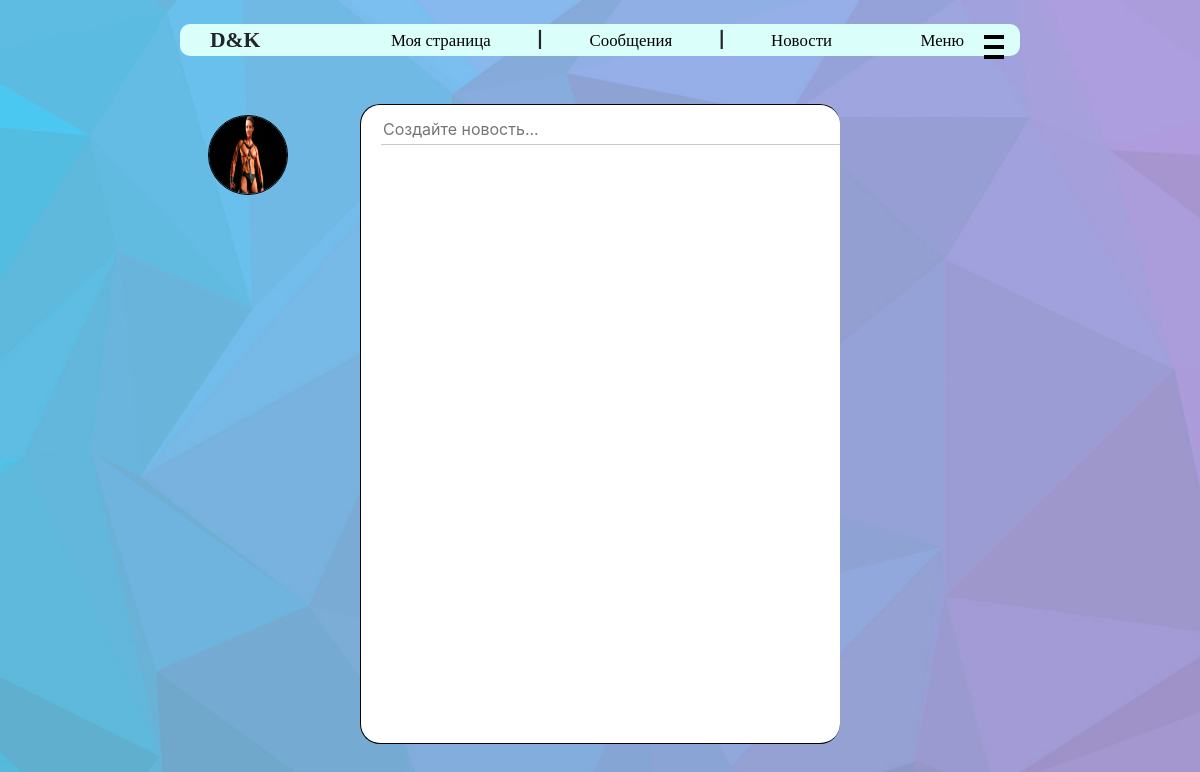
/ (signed in), run on an earlier commit of the app's database.
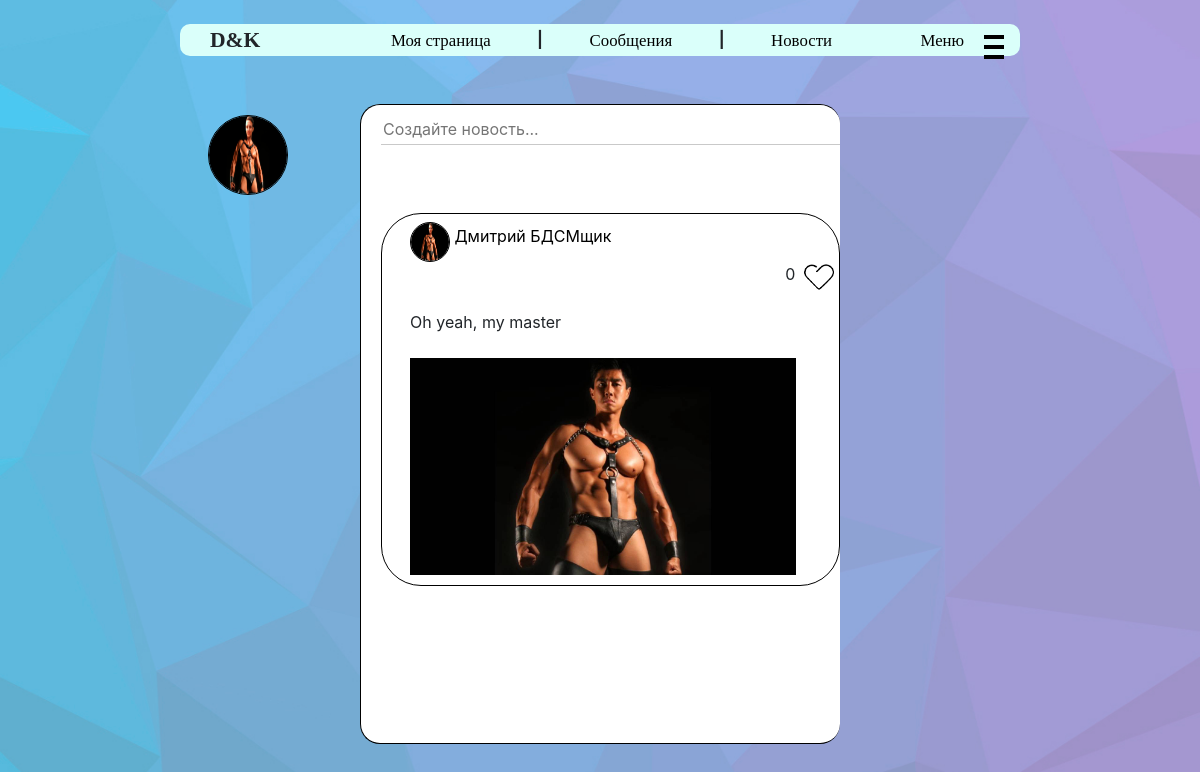
And on a later commit of the database.
### user_manager/models.py (models this page shows, shortened)
class News(models.Model):
    user = models.ForeignKey(User, on_delete=models.CASCADE, related_name='news')
    text_content = models.TextField(max_length=1000, verbose_name='Контент', blank=False)
    likes = models.IntegerField(default=0, verbose_name='Лайки')
    class Meta:
        verbose_name = "Новость"
        verbose_name_plural = "Новости"

class Profile(models.Model):
    user = models.OneToOneField(User, on_delete=models.CASCADE, related_name='profile')
    name = models.CharField(max_length=50, verbose_name="Имя", null=True, blank=False)
    surname = models.CharField(max_length=75, verbose_name="Фамилия", null=True, blank=False)
    bio = models.TextField(max_length=500, verbose_name="Описание", default="", null=True,
                           blank=False)
    avatar = models.ImageField(verbose_name="Фото", null=True, upload_to=avatars_directory)
    status = models.CharField(max_length=75, default="", verbose_name="Статус", null=True,
                              blank=False)
    birth_date = models.DateField(verbose_name='Дата рождения', null=True, blank=False)
    def get_news_interesting_for_user(self):
        return self.user.news.all
    class Meta:
        ordering = ['name', 'surname', 'birth_date']
        verbose_name = "Профлиль пользователя"
        verbose_name_plural = "Профили пользователей"

class NewsFile(models.Model):
    news = models.ForeignKey(News, on_delete=models.CASCADE, related_name='files')
    file = models.FileField(null=True, blank=True, upload_to=news_files_directory)
    class Meta:
        verbose_name = "Файл"
        verbose_name_plural = "Файлы"

### user_manager/views.py (the view)
# urls.py: path('', views.news_form),
def news_form(request):
    if request.method == 'POST':
        form = NewsForm(request.POST, request.FILES)
        if form.is_valid():
            news = News.objects.create(user=request.user,
                                       text_content=form.cleaned_data['text_content'])
            for file in request.FILES.getlist('attachments'):
                NewsFile.objects.create(file=file, news=news)
            news.save()
            return redirect('/')
    else:
        form = NewsForm()
    if request.user.is_authenticated:
        all_news = request.user.profile.get_news_interesting_for_user()()
        images = {}
        width = {}
        for news in all_news:
            for file in news.files.all():
                url = file.file.url
                if url.rsplit('.', 1)[-1] in {'png', 'jpg', 'jpeg'}:
                    images[news] = images.get(news, set()) | {file}
            if news in images:
                width[news] = 100 // min(len(images[news]), 3)
        return render(request, 'main.html',
                      {'form': form,
                       'all_news': all_news,
                       'images': images,
                       'widths': width})
    else:
        return render(request, 'main.html',
                      {'form': form, 'all_news': [], 'images': {}, 'widths': {}})

### user_manager/forms.py
class NewsForm(forms.ModelForm):
    class Meta:
        model = News
        fields = ('text_content',)
    text_content = forms.CharField(widget=forms.Textarea(
        attrs={'class': 'news_input', 'placeholder': 'Создайте новость...'}),
        label='', required=True)
    attachments = forms.FileField(
        widget=forms.ClearableFileInput(
            attrs={'multiple': True, 'class': 'news_files'}),
        label='', required=False)

### user_manager/templates/main.html (shortened to what this page needs)
<!DOCTYPE html>
<html lang="en">
<head>
    {% load static %}
    <link rel="stylesheet"
          href="https://maxcdn.bootstrapcdn.com/bootstrap/4.0.0/css/bootstrap.min.css"
>
    <link rel="stylesheet" href="{% static 'css/style.css' %}">
</head>
<body>
<header>
    <br>
    <nav>
        <div class="logo scalable">D&K</div>
        <a href="/homepage/" class="scalable">Моя страница</a> <span class="scalable">|</span>
        <a href="/messages/" class="scalable">Сообщения</a> <span class="scalable">|</span>
        <a href="/" class="scalable">Новости</a>
        <div class="menu_btn scalable">Меню</div>
    </nav>
    <div class="burger">
        <div class="brick"></div>
        <div class="brick middle"></div>
        <div class="brick"></div>
    </div>
    <br>
    {% block login %}
        <div class="log-btn">
            {% if user.is_authenticated %}
                <div>
                    <img src="{{ user.profile.avatar.url }}" alt="Аватарка" class="user_avatar">
                    <div class="user_info">
                        <div class="user_info_text">
                            {{ user.profile.name }} {{ user.profile.surname }}<br>
                        </div>
                    </div>
                </div>
            {% else %}
                <p>
                    <a class="login btn btn-success" href="/login/">Войти</a><br>
                    <a class="register btn btn-primary " href="/register/">Зарегистрироваться</a>
                </p>
            {% endif %}
        </div>
    {% endblock %}
</header>
<div class="cont">
    {% block content %}
        {% if user.is_authenticated %}
            <form class="login-form" action="" method="post" enctype="multipart/form-data">
                {{ form }}
            </form>
            <br>
            {% for news in all_news %}
                <div class="news">
                    <a href="/homepage/" class="author_url">
                        <img src="{{ news.user.profile.avatar.url }}" alt="Аватарка"
                             class="news_avatar">
                        <span class="creator_name">{{ news.user.profile.name }} {{ news.user.profile.surname }}</span>
                    </a>
                    <div class="news_statistic">
                        <div class="likes">
                            <img class="like_img" alt="Сердце" src="{% static 'img/unliked.png' %}">
                            <span class="likes_counter">{{ news.likes }}</span>
                        </div>
                    </div>
                    <br><br>
                    <div class="news_content">
                        {{ news.text_content }}<br><br>
                        <div class="images">
                            {% for key, value in images.items %}
                                {% if key == news %}
                                    {% for image in value %}
                                        {% for k, v in widths.items %}
                                            {% if k == news %}
                                                <img class="attach" src="{{ image.file.url }}"
                                                     alt="Прикрепленное изображение"
                                                     style="width: {{ v }}%">
                                            {% endif %}
                                        {% endfor %}
                                    {% endfor %}
                                {% endif %}
                            {% endfor %}
                        </div>
                    </div>
                </div>
                <br><br>
            {% endfor %}
        {% endif %}
    {% endblock %}
</div>
</body>
</html>

What changed in the data, as far as the page shows it:
added News: user.profile.avatar (placeholder picture), user.profile.name "Дмитрий", user.profile.surname "БДСМщик", likes "0", text_content "Oh yeah, my master", file (placeholder picture)
